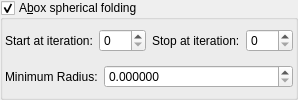
       <widget class="MyGroupBox" name="groupCheck_transf_function_enabledAz">
        <property name="title">
         <string>A&amp;box spherical folding</string>
        </property>
        <property name="checkable">
         <bool>true</bool>
        </property>
        <layout class="QVBoxLayout" name="verticalLayout_10">
         <property name="leftMargin">
          <number>2</number>
         </property>
         <property name="topMargin">
          <number>2</number>
         </property>
         <property name="rightMargin">
          <number>2</number>
         </property>
         <property name="bottomMargin">
          <number>2</number>
         </property>
         <item>
          <layout class="QGridLayout" name="gridLayout_5">
           <item row="0" column="1">
            <widget class="MySpinBox" name="spinboxInt_transf_start_iterations_T">
             <property name="sizePolicy">
              <sizepolicy hsizetype="Minimum" vsizetype="Maximum">
               <horstretch>0</horstretch>
               <verstretch>0</verstretch>
              </sizepolicy>
             </property>
             <property name="minimum">
              <number>0</number>
             </property>
             <property name="maximum">
              <number>999</number>
             </property>
             <property name="value">
              <number>0</number>
             </property>
            </widget>
           </item>
           <item row="0" column="0">
            <widget class="QLabel" name="label_68">
             <property name="text">
              <string>Start at iteration:</string>
             </property>
            </widget>
           </item>
           <item row="0" column="3">
            <widget class="MySpinBox" name="spinboxInt_transf_stop_iterations_T">
             <property name="sizePolicy">
              <sizepolicy hsizetype="Preferred" vsizetype="Maximum">
               <horstretch>0</horstretch>
               <verstretch>0</verstretch>
              </sizepolicy>
             </property>
             <property name="maximum">
              <number>999</number>
             </property>
            </widget>
           </item>
           <item row="0" column="2">
            <widget class="QLabel" name="label_50">
             <property name="text">
              <string>Stop at iteration:</string>
             </property>
            </widget>
           </item>
          </layout>
         </item>
         <item>
          <layout class="QGridLayout" name="gridLayout_3" columnstretch="0,1">
           <item row="0" column="0">
            <widget class="QLabel" name="label_51">
             <property name="text">
              <string>Minimum Radius:</string>
             </property>
            </widget>
           </item>
           <item row="0" column="1">
            <widget class="MyDoubleSpinBox" name="spinbox_transf_minimum_radius_05">
             <property name="sizePolicy">
              <sizepolicy hsizetype="Minimum" vsizetype="Maximum">
               <horstretch>0</horstretch>
               <verstretch>0</verstretch>
              </sizepolicy>
             </property>
             <property name="prefix">
              <string/>
             </property>
             <property name="suffix">
              <string/>
             </property>
             <property name="decimals">
              <number>6</number>
             </property>
             <property name="maximum">
              <double>99.000000000000000</double>
             </property>
             <property name="singleStep">
              <double>0.100000000000000</double>
             </property>
            </widget>
           </item>
          </layout>
         </item>
        </layout>
       </widget>
